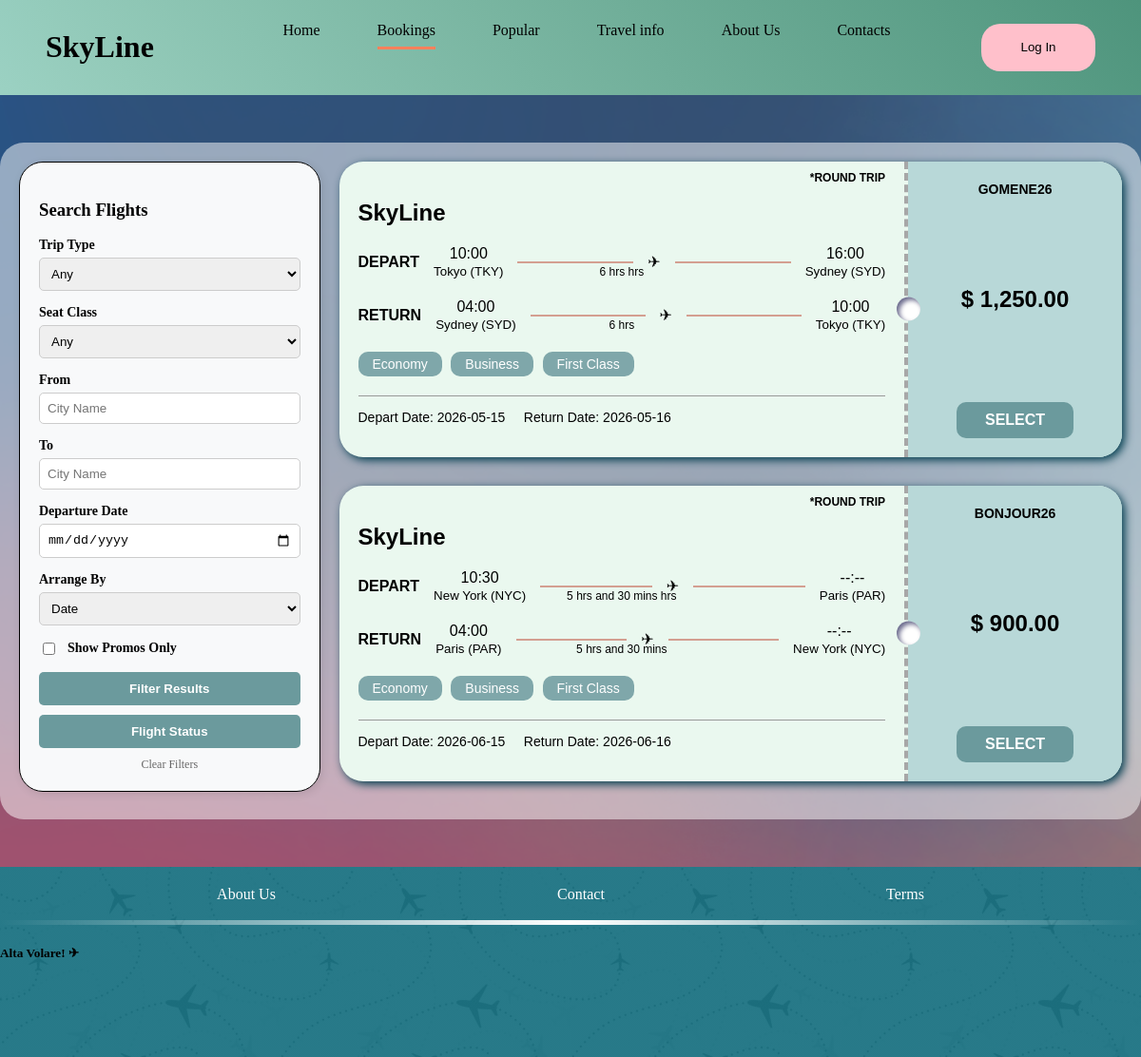
The page /booking on the database as committed earlier.
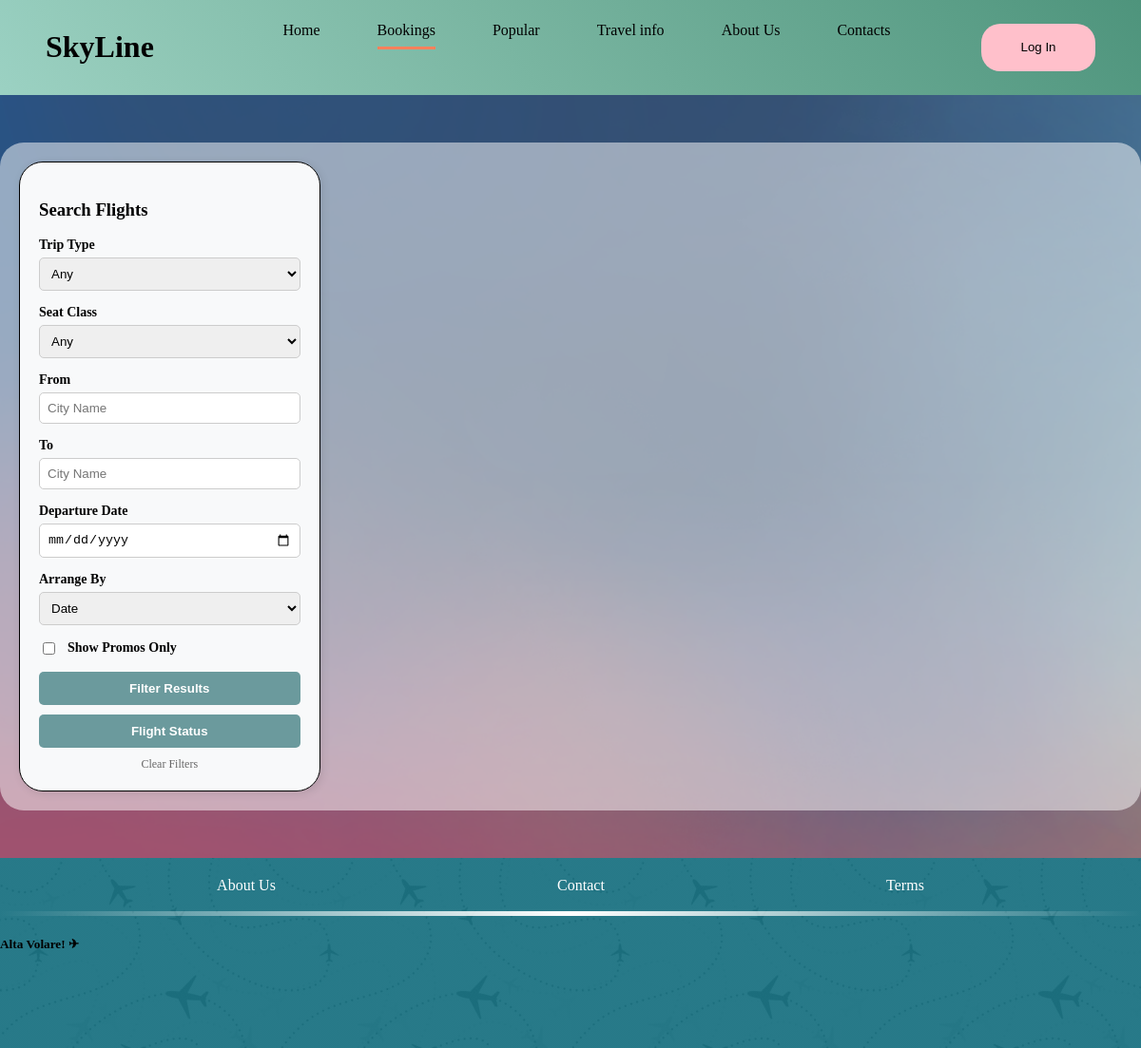
The same page on the database as committed later.
### app.py (models this page shows)
class Flight(db.Model):
    id = db.Column(db.Integer, primary_key=True)
    from_country = db.Column(db.String(50), nullable=False)
    from_city = db.Column(db.String(50), nullable=False)
    to_country = db.Column(db.String(50), nullable=False)
    to_city = db.Column(db.String(50), nullable=False)
    dep_date = db.Column(db.String(20), nullable=False)
    dep_time = db.Column(db.String(20), nullable=False)
    ret_date = db.Column(db.String(20), nullable=False)
    ret_time = db.Column(db.String(20), nullable=False)
    duration = db.Column(db.String(20), nullable=False)
    tickets_economy = db.Column(db.Integer)
    tickets_business = db.Column(db.Integer)
    tickets_first = db.Column(db.Integer)
    price = db.Column(db.Float, nullable=False)
    promo_code = db.Column(db.String(50), nullable=False)
    trip_type=db.Column(db.String(50), nullable=False)

### app.py (the view)
@app.route('/booking')
def booking():
    query = Flight.query
    trip_type = request.args.get('trip_type')
    if trip_type:
        query = query.filter(Flight.trip_type == trip_type)
    seat_class = request.args.get('seat_class')
    if seat_class == 'economy':
        query = query.filter(Flight.tickets_economy > 0)
    elif seat_class == 'business':
        query = query.filter(Flight.tickets_business > 0)
    elif seat_class == 'first':
        query = query.filter(Flight.tickets_first > 0)
    from_city = request.args.get('from_city')
    if from_city:
        query = query.filter(Flight.from_city.contains(from_city))
    to_city = request.args.get('to_city')
    if to_city:
        query = query.filter(Flight.to_city.contains(to_city))
    dep_date = request.args.get('dep_date')
    if dep_date:
        query = query.filter(Flight.dep_date == dep_date)
    if request.args.get('has_promo') == 'yes':
        query = query.filter(Flight.promo_code != 'none', Flight.promo_code != '')
    sort_by = request.args.get('sort_by', 'dep_date')
    if sort_by == 'price':
        query = query.order_by(Flight.price.asc())
    else:
        query = query.order_by(Flight.dep_date.asc())
    flights = query.all()
    return render_template('booking.html', flights=flights, calc_arrival=calculate_arrival)

### app.py (called while the page is built)
def calculate_arrival(start_time_str, duration_str):
    if not start_time_str or start_time_str == "none" or not duration_str:
        return "--:--"
    try:
        start_time = datetime.strptime(start_time_str, "%H:%M")
        clean_duration = duration_str.lower()
        hours = int(clean_duration.split('h')[0].strip())
        minutes = 0
        if 'm' in clean_duration:
            minutes = int(clean_duration.split('h')[1].split('m')[0].strip())
        arrival_time = start_time + timedelta(hours=hours, minutes=minutes)
        return arrival_time.strftime("%H:%M")
    except (ValueError, IndexError):
        return "--:--"

### templates/booking.html (shortened to what this page needs)
<!DOCTYPE html>
<html lang="en">
<head>
    <link rel="stylesheet" href="{{ url_for('static', filename='style.css') }}">
</head>
<body class="body">
    <div class="nav">
        <div class="logo"><h1>SkyLine</h1></div>
        <ul class="nav-container">
                <li class="nav-buttons"><a href="{{ url_for('index') }}">Home<hr class="n1"></a></li>
                <li class="nav-buttons"><a href="{{ url_for('booking') }}">Bookings<hr class="n2"  style="width: 100%;"></a></li>
                <li class="nav-buttons"><a href="{{ url_for('popular') }}">Popular<hr class="n3"></a></li>
                <li class="nav-buttons">
                    <a href="#">Travel info<hr class="n3"></a>
                </li>
                <li class="nav-buttons"><a href="{{ url_for('about') }}#about">About Us<hr class="n4"></a></li>
                <li class="nav-buttons"><a href="{{ url_for('contact') }}#contact">Contacts<hr class="n5"></a></li>
            </ul>
            <div class="nav-auth">
                {% if session['user_id'] %}
                    <div class="user-profile" style="display: flex; align-items: center; gap: 12px;">
                        <span class="user-name" style="color: white; font-family: 'Bookman Old Style'; font-weight: bold;">
                            Welcome, {{ session['first_name'] }}!
                        </span>
                        <a href="{{ url_for('bookedflights') }}" style="text-decoration: none;">
                        <div class="avatar-circle" style="width: 38px; height: 38px; background-color: #f0f0f0; border-radius: 50%; display: flex; align-items: center; justify-content: center;">
                            <svg viewBox="0 0 24 24" fill="#555" width="24px" height="24px">
                                <path d="M12 12c2.21 0 4-1.79 4-4s-1.79-4-4-4-4 1.79-4 4 1.79 4 4 4zm0 2c-2.67 0-8 1.34-8 4v2h16v-2c0-2.66-5.33-4-8-4z"/>
                            </svg>
                        </div>
                        </a>
                        <a href="{{ url_for('logout') }}" style="color: #ff4d4d; font-size: 0.7rem; text-decoration: none; text-transform: uppercase; font-family: sans-serif; font-weight: bold;">Logout</a>
                    </div>
                {% else %}
                    <button class="log-in"><a href="{{ url_for('login') }}">Log In</a></button>
                {% endif %}
            </div>
    </div>
<div class="booking-wrapper" >
        <div class="search-sidebar" >
            <h3>Search Flights</h3>
            <form action="{{ url_for('booking') }}" method="GET">
                <div class="filter-group">
                    <label>Trip Type</label>
                    <select name="trip_type">
                        <option value="">Any</option>
                    </select>
                </div>
                <div class="filter-group">
                    <label>Seat Class</label>
                    <select name="seat_class">
                        <option value="">Any</option>
                    </select>
                </div>
                <div class="filter-group">
                    <label>From</label>
                    <input type="text" name="from_city" placeholder="City Name">
                </div>
                <div class="filter-group">
                    <label>To</label>
                    <input type="text" name="to_city" placeholder="City Name">
                </div>
                <div class="filter-group">
                    <label>Departure Date</label>
                    <input type="date" name="dep_date">
                </div>
                <div class="filter-group">
                    <label>Arrange By</label>
                    <select name="sort_by">
                        <option value="dep_date">Date</option>
                    </select>
                </div>
                <div class="filter-group" style="flex-direction: row; align-items: center; gap: 10px;">
                    <input type="checkbox" name="has_promo" value="yes">
                    <label style="margin-bottom: 0;">Show Promos Only</label>
                </div>
                <button type="submit" class="search-btn">Filter Results</button>
                <button type="submit" class="search-btn" style="margin-top: 10px;">Flight Status</button>
                <a href="{{ url_for('booking') }}" style="display:block; text-align:center; margin-top:10px; font-size:12px; color:#666; text-decoration:none;">Clear Filters</a>
            </form>
        </div>
        <div class="ticket-container" action="/checkout" method="POST">
            {% for flight in flights %}
                {% if flight.tickets_economy > 0 or flight.tickets_business > 0 or flight.tickets_first > 0 %}
                <div class="ticket-card">
                    <div class="ticket-left">
                        <h2>SkyLine</h2>
                        <span class="trip-tag">*{{ flight.trip_type.upper() }}</span>
                        <div class="flight-path">
                            <div><strong>DEPART</strong></div>
                            <div style="text-align:center">{{ flight.dep_time }}<br><small>{{ flight.from_city }}</small></div>
                            <div class="line"></div>
                            <div style="position:absolute; left:50%; transform:translateX(-50%); font-size:12px; margin-top:20px;">{{ flight.duration }} hrs</div>
                            <div style="text-align:center">&#9992;</div>
                            <div class="line"></div>
                            <div style="text-align:center">{{ calc_arrival(flight.dep_time, flight.duration) }}<br><small>{{ flight.to_city }}</small></div>
                        </div>
                        {% if flight.trip_type == "round trip" %}
                        <div class="flight-path" style="margin-top:20px;">
                            <div><strong>RETURN</strong></div>
                            <div style="text-align:center">{{ flight.ret_time }}<br><small>{{ flight.to_city }}</small></div>
                            <div class="line"></div>
                            <div style="position:absolute; left:50%; transform:translateX(-50%); font-size:12px; margin-top:20px;">{{ flight.duration }}</div>
                            <div style="text-align:center">&#9992;</div>
                            <div class="line"></div>
                            <div style="text-align:center">
                                {{ calc_arrival(flight.ret_time, flight.duration) }}<br>
                                <small>{{ flight.from_city }}</small>
                            </div>
                        </div>
                        {% endif %}
                        <div style="margin-top: 20px;">
                            {% if flight.tickets_economy > 0 %}<button class="class-badge">Economy</button>{% endif %}
                            {% if flight.tickets_business > 0 %}<button class="class-badge">Business</button>{% endif %}
                            {% if flight.tickets_first > 0 %}<button class="class-badge">First Class</button>{% endif %}
                        </div>
                        <hr style="margin-top:20px; border: 0; border-top: 1px solid #999;">
                        <p style="font-size:14px">Depart Date: {{ flight.dep_date }} {% if flight.trip_type == "round trip" %}&nbsp;&nbsp;&nbsp; Return Date: {{ flight.ret_date }}{% endif %}</p>
                    </div>
                    <div class="ticket-right">
                        <div>
                            {% if flight.promo_code and flight.promo_code != 'none' %}
                                <strong style="font-size: 14px;">{{ flight.promo_code }}</strong>
                            {% endif %}
                        </div>
                        <div style="font-size: 24px; font-weight: bold;">$ {{ "{:,.2f}".format(flight.price) }}</div>
                        <a href="{{ url_for('checkout', flight_id=flight.id) }}">
                            <button class="select-btn">SELECT</button>
                        </a>
                    </div>
                </div>
                {% endif %}
            {% endfor %}
        </div>
</div>
    <div class="footer">
        <div class="buttons">
            <ul class="footer-buttons">
                <li class="footer-buttons"><a href="index.html#about">About Us</a></li>
                <li class="footer-buttons"><a href="index.html#contact">Contact</a></li>
                <li class="footer-buttons"><a href="#">Terms</a></li>
            </ul>
        </div>
        <hr>
        <h5>Alta Volare! &#9992;</h5>
    </div>
</body>
</html>

### static/style.css (style rules this page uses)
html, body { margin: 0; padding: 0; background-color: rgb(255, 255, 255); font-family: 'Franklin Gothic Medium'; scroll-behavior: smooth; overflow-x: hidden; width: 100%; }
* { box-sizing: border-box; }
.nav { width: 100%; height: auto; min-height: 60px; background-image: linear-gradient(50deg, #b5eed1d0, #4e947c); display: flex; flex-wrap: wrap; align-items: center; justify-content: space-between; padding: 10px 4%; margin: 0 0; overflow: visible; }
.nav hr { height: 3px; border: none; background-color: #ff815b; width: 0px; transition: width 0.3s ease-out; }
.logo { margin: auto 0; }
.nav-container { width: auto; max-width: 100%; display: flex; gap: 20px; margin-top: 0; }
.nav-container, .nav-buttons, a { text-decoration: none; list-style-type: none; color: black; }
.log-in { width: 120px; height: 50px; background-color: pink; margin: auto 0; border: none; border-radius: 20px; }
.nav-buttons { position: relative; list-style: none; padding: 10px 20px; }

### templates/booking.html (style rules this page uses)
.body { background-image: url(static/images/booking.webp); background-size: cover; }
.ticket-container { max-width: 900px; margin: 20px auto; display: flex; flex-direction: column; gap: 30px; }
.booking-wrapper { background-color: rgba(255, 255, 255, 0.507); border-radius: 25px; display: flex; max-width: 1200px; margin: 50px auto; gap: 20px; padding: 20px; }
.search-sidebar { flex: 1; background: #f8f9fa; padding: 20px; border-radius: 25px; height: fit-content; box-shadow: 2px 2px 10px rgba(0,0,0,0.1); border: solid black 1px; }
.ticket-container { flex: 3; margin-top: 0; }
.filter-group { margin-bottom: 15px; display: flex; flex-direction: column; gap: 5px; }
.filter-group label { font-weight: bold; font-size: 14px; }
.filter-group select, .filter-group input { padding: 8px; border-radius: 5px; border: 1px solid #ccc; }
.search-btn { width: 100%; padding: 10px; background: #6b9a9d; color: white; border: none; border-radius: 5px; cursor: pointer; font-weight: bold; }

Rows that differ between the two databases and show on the page:
removed Flight: trip_type "ROUND TRIP", dep_time "10:00", from_city "Tokyo (TKY)", duration "6 hrs", dep_time+duration "16:00", to_city "Sydney (SYD)", ret_time "04:00", ret_time+duration "10:00", tickets_economy "Economy", tickets_business "Business", tickets_first "First Class", dep_date "2026-05-15", ret_date "2026-05-16", promo_code "GOMENE26", price "1,250.00"
removed Flight: trip_type "ROUND TRIP", dep_time "10:30", from_city "New York (NYC)", duration "5 hrs and 30 mins", dep_time+duration "--:--", to_city "Paris (PAR)", ret_time "04:00", ret_time+duration "--:--", tickets_economy "Economy", tickets_business "Business", tickets_first "First Class", dep_date "2026-06-15", ret_date "2026-06-16", promo_code "BONJOUR26", price "900.00"
